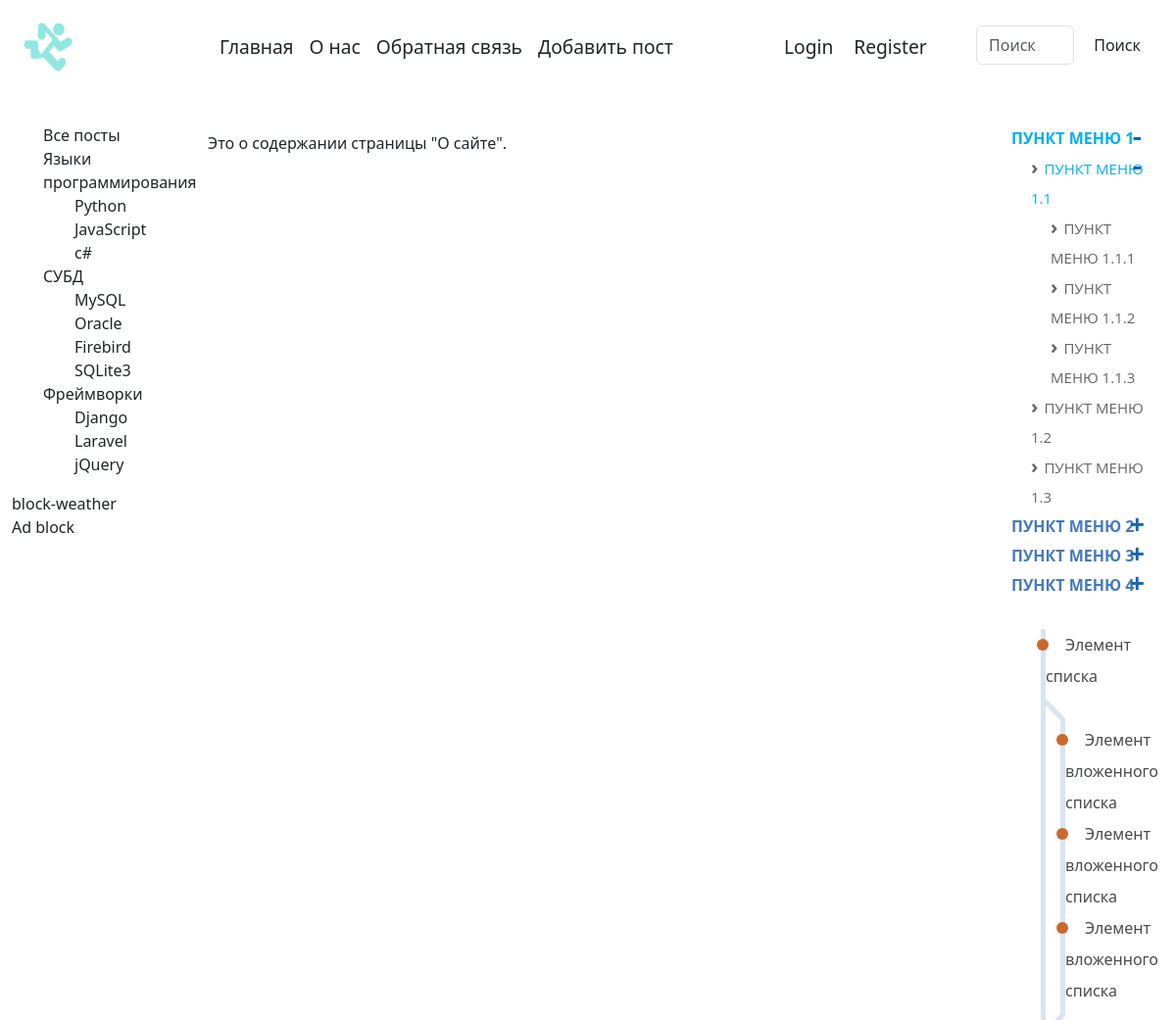
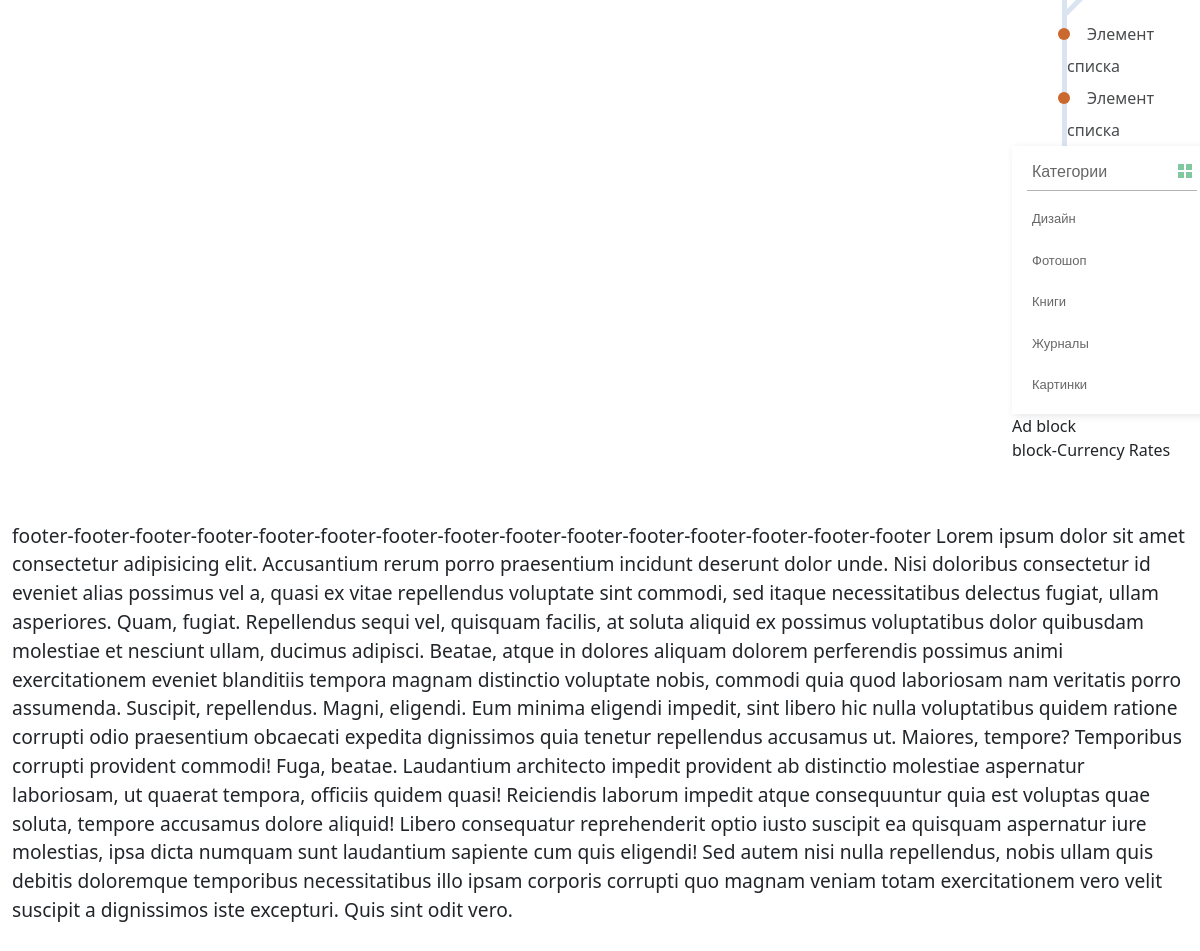
The page /about/ on the database its author committed (2 pictures, top to bottom).
### blog/models.py (models this page shows, shortened)
class ModelCategories(models.Model):
    name = models.CharField(max_length=100, db_index=True, verbose_name="Категория")
    slug = models.SlugField(max_length=255, unique=True, db_index=True, verbose_name="URL")
    class Meta:
        verbose_name = 'Категория'
        verbose_name_plural = 'Категории'
        ordering = ['id']

class ModelSubcategories(models.Model):
    category = models.ForeignKey(ModelCategories, on_delete=models.CASCADE, related_name='subcategories', verbose_name="Категория")
    name = models.CharField(max_length=100, db_index=True, verbose_name="Подкатегория")
    slug = models.SlugField(max_length=255, unique=True, db_index=True, verbose_name="URL")
    class Meta:
        verbose_name = 'Подкатегория'
        verbose_name_plural = 'Подкатегории'
        ordering = ['id']

### blog/views.py (the view)
# urls.py: path('about/', views.about, name='about'),
def about(request):
    context = {
        'title': 'О сайте',
        'page_content': 'Это о содержании страницы "О сайте".',
    }
    return render(request, 'blog/about.html', context)

### blog/templatetags/blog_tags.py (called while the page is built)
@register.simple_tag()
def get_horizontal_menu():
    return menu

@register.simple_tag(name='menu_cat_subcat')
def get_vertical_menu_posts():
    categories = ModelCategories.objects.all()
    subcategories = ModelSubcategories.objects.all()
    cat_subcat_menu = {
        'categories': categories,
        'subcategories': subcategories,
    }
    return cat_subcat_menu

### blog/templates/blog/about.html (shortened to what this page needs)
{% extends 'blog/base.html' %}
{% block content %}
<p>{{page_content}}</p>
{% endblock %}

### blog/templates/blog/base.html (shortened to what this page needs)
<!DOCTYPE html>
<html lang="en">
  <head>
    {% load static %} {% load blog_tags %}
    <link rel="stylesheet" href="{% static 'blog/css/bootstrap.min.css' %}" />
    <link
      type="text/css"
      href="{% static 'admin/css/custom_admin.css' %}"
      rel="stylesheet"
    />
    <link
      type="text/css"
      href="{% static 'blog/css/styles.css' %}"
      rel="stylesheet"
    />
  </head>
  <body>
    <div class="container-fluid mx-auto align-self-center">
      <header>
        <nav class="navbar navbar-expand-lg navbar-light bg-transparent">
          <div class="container-fluid">
            <div class="col-sm-6 col-md-6 col-lg-2 d-flex align-items-center">
              <a class="navbar-brand" href="{% url 'home' %}">
                <img
                  src="{% static 'blog/img/logo.png' %}"
                  alt="Elvand"
                  width="50"
                  height="50"
                />
              </a>
            </div>
            <div
              class="col-sm-6 col-md-6 col-lg-6 d-flex align-items-center justify-content-end"
            >
              <div class="collapse navbar-collapse" id="navbarSupportedContent">
                {% get_horizontal_menu as horizontal_menu %}
                <ul class="navbar-nav me-auto mb-2 mb-lg-0">
                  {% for item in horizontal_menu %}
                  <li class="nav-item">
                    <a class="nav-link" href="{% url item.url_name %}"
                      >{{ item.title }}</a
                    >
                  </li>
                  {% endfor %}
                </ul>
              </div>
            </div>
            <div class="col-md-12 col-lg-4">
              <div class="row">
                <div class="col-sm-12 col-md-7 col-lg-6">
                  {% if user.is_authenticated %}
                  <ul class="navbar-nav flex-row justify-content-start">
                    <li class="nav-item">
                      <a
                        class="nav-link"
                        href="{% url 'user_profile' user.username %}"
                        >{{ user.username }}&nbsp;</a
                      >
                    </li>
                    <li class="nav-item">
                      <a class="nav-link" href="{% url 'logout' %}">Logout</a>
                    </li>
                  </ul>
                  {% else %}
                  <ul class="navbar-nav flex-row justify-content-start">
                    <li class="nav-item">
                      <a class="nav-link" href="{% url 'login' %}"
                        >Login&nbsp;</a
                      >
                    </li>
                    <li class="nav-item">
                      <a class="nav-link" href="{% url 'register' %}"
                        >Register</a
                      >
                    </li>
                  </ul>
                  {% endif %}
                </div>
                <div class="col-sm-12 col-md-5 col-lg-6">
                  <form class="d-flex me-auto" role="search">
                    <input
                      class="form-control me-2"
                      type="search"
                      placeholder="Поиск"
                      aria-label="Search"
                    />
                    <button class="btn btn-outline-success" type="submit">
                      Поиск
                    </button>
                  </form>
                </div>
              </div>
            </div>
          </div>
        </nav>
      </header>
      <section class="row gy-5">
        <div class="col-md-2 d-none d-md-block">
          <nav class="vert_nav">
            {% menu_cat_subcat as menu_cs %}
            <ul>
              <li>
                <a href="{% url 'home' %}">Все посты</a>
              </li>
              {% for category in menu_cs.categories %}
              <li>
                <a href="{% url 'home' category_slug=category.slug %}"
                  >{{ category.name }}</a
                >
                <ul>
                  {% for subcategory in category.subcategories.all %}
                  <li>
                    <a
                      href="{% url 'home' category_slug=category.slug subcategory_slug=subcategory.slug %}"
                    >
                      {{ subcategory.name}}
                    </a>
                  </li>
                  {% endfor %}
                </ul>
              </li>
              {% endfor %}
            </ul>
          </nav>
          <div class="block">block-weather</div>
          <div class="block">Ad block</div>
        </div>
        <div class="col-12 col-md-8">{% block content %} {% endblock %}</div>
        <div class="col-md-2 d-none d-md-block">
          <div class="vertmenu">
            <ul>
              <li>
                <a class="active" href="#">Пункт меню 1</a>
                <label class="chka" for="1"></label>
                <ul style="display: none">
                  <li>
                    <a class="active" href="#">Пункт меню 1.1</a>
                    <label class="chka" for="1.1"></label>
                    <ul style="display: none">
                      <li>
                        <a href="#">Пункт меню 1.1.1</a>
                      </li>
                      <li>
                        <a href="#">Пункт меню 1.1.2</a>
                      </li>
                      <li>
                        <a href="#">Пункт меню 1.1.3</a>
                      </li>
                    </ul>
                  </li>
                  <li>
                    <a href="#">Пункт меню 1.2</a>
                  </li>
                  <li>
                    <a href="#">Пункт меню 1.3</a>
                  </li>
                </ul>
              </li>
              <li>
                <a href="#">Пункт меню 2</a>
                <label class="chka" for="2"></label>
              </li>
              <li>
                <a href="#">Пункт меню 3</a>
                <label class="chka" for="3"></label>
              </li>
              <li>
                <a href="#">Пункт меню 4</a>
                <label class="chka" for="4"></label>
              </li>
            </ul>
          </div>
          <div>
            <ul class="metro">
              <li>
                <a href="">Элемент списка</a>
                <ul>
                  <li><a href="">Элемент вложенного списка</a></li>
                  <li><a href="">Элемент вложенного списка</a></li>
                  <li><a href="">Элемент вложенного списка</a></li>
                </ul>
              </li>
              <li><a href="">Элемент списка</a></li>
              <li><a href="">Элемент списка</a></li>
            </ul>
          </div>
          <div class="category-wrap">
            <h3>Категории</h3>
            <ul>
              <li><a href="">Дизайн</a></li>
              <li><a href="">Фотошоп</a></li>
              <li><a href="">Книги</a></li>
              <li><a href="">Журналы</a></li>
              <li><a href="">Картинки</a></li>
            </ul>
          </div>
          <div class="block">Ad block</div>
          <div class="block">block-Currency Rates</div>
        </div>
      </section>
      <footer id="footer">
        footer-footer-footer-footer-footer-footer-footer-footer-footer-footer-footer-footer-footer-footer-footer
        Lorem ipsum dolor sit amet consectetur adipisicing elit. Accusantium
        rerum porro praesentium incidunt deserunt dolor unde. Nisi doloribus
        consectetur id eveniet alias possimus vel a, quasi ex vitae repellendus
        voluptate sint commodi, sed itaque necessitatibus delectus fugiat, ullam
        asperiores. Quam, fugiat. Repellendus sequi vel, quisquam facilis, at
        soluta aliquid ex possimus voluptatibus dolor quibusdam molestiae et
        nesciunt ullam, ducimus adipisci. Beatae, atque in dolores aliquam
        dolorem perferendis possimus animi exercitationem eveniet blanditiis
        tempora magnam distinctio voluptate nobis, commodi quia quod laboriosam
        nam veritatis porro assumenda. Suscipit, repellendus. Magni, eligendi.
        Eum minima eligendi impedit, sint libero hic nulla voluptatibus quidem
        ratione corrupti odio praesentium obcaecati expedita dignissimos quia
        tenetur repellendus accusamus ut. Maiores, tempore? Temporibus corrupti
        provident commodi! Fuga, beatae. Laudantium architecto impedit provident
        ab distinctio molestiae aspernatur laboriosam, ut quaerat tempora,
        officiis quidem quasi! Reiciendis laborum impedit atque consequuntur
        quia est voluptas quae soluta, tempore accusamus dolore aliquid! Libero
        consequatur reprehenderit optio iusto suscipit ea quisquam aspernatur
        iure molestias, ipsa dicta numquam sunt laudantium sapiente cum quis
        eligendi! Sed autem nisi nulla repellendus, nobis ullam quis debitis
        doloremque temporibus necessitatibus illo ipsam corporis corrupti quo
        magnam veniam totam exercitationem vero velit suscipit a dignissimos
        iste excepturi. Quis sint odit vero.
      </footer>
    </div>
  </body>
</html>

### blog/static/blog/css/styles.css (style rules this page uses)
.btn { border: 1px solid var(--colorB24); padding: 8px 12px; cursor: pointer; border-radius: 7px; font-size: 16px; text-align: center; text-decoration: none; display: inline-block; transition: background-color 0.3s, color 0.3s; background-color: var(--color13); color: var(--colorB15); }
header { padding: 10px 0; }
footer, section { padding: 30px 0; }
header, footer { font-size: 120%; color: var(--color15); background: url(../img/pattern.png), var(--colorA23); background: url(../img/pattern.png), -moz-linear-gradient(left, var(--colorA23) 0%, var(--color13) 100%); background: url(../img/pattern.png), -webkit-linear-gradient(left, var(--colorA23) 0%, var(--color13) 100%); background: url(../img/pattern.png), linear-gradient(to right, var(--colorA23) 0%, var(--color13) 100%); filter: progid:DXImageTransform.Microsoft.gradient(startColorstr=var(--colorA23), endColorstr=var(--color13), GradientType=1); background-size: contain; }
.navbar a { color: var(--color14); text-decoration: none; }
.vert_nav a { color: var(--color21); text-decoration: none; }
.vert_nav li { list-style-type: none; }
.form-control, .form-select, .form-textarea { width: 100%; }
.metro { list-style: none; padding: 0; margin: 30px 0 0 50px; border-left: 5px solid #DAE4F1; }
.metro li { line-height: 2em; }
.metro ul { margin: 20px 0 20px 15px; padding: 0; border: none; list-style: none; }
.metro ul:before, .metro ul:after { content: ""; width: 5px; height: 28px; background: #DAE4F1; position: relative; display: block; left: -9px; }
.metro ul:before { transform: rotate(-45deg); margin-top: -15px; }
.metro ul:after { transform: rotate(45deg); bottom: -20px; }
.metro ul li { border-left: 5px solid #DAE4F1; }
.metro ul li:first-child { margin-top: -5px; padding-top: 5px; }
.metro ul li:last-child { padding-bottom: 9px; margin-bottom: -25px; }
.metro a { text-decoration: none; display: block; font-family: 'Noto Sans', sans-serif; color: #4A4B4D; }
.metro a:before { content: ""; display: inline-block; background: #CA682D; width: 12px; height: 12px; left: -9px; position: relative; border-radius: 50%; margin-right: .5em; }
.category-wrap { padding: 15px; background: white; width: 200px; box-shadow: 2px 2px 8px rgba(0,0,0,.1); font-family: "Helvetica Neue", Helvetica, Arial, sans-serif; }
.category-wrap h3 { font-size: 16px; color: rgba(0,0,0,.6); margin: 0 0 10px; padding: 0 5px; position: relative; }
.category-wrap h3:after { content: ""; width: 6px; height: 6px; background: #80C8A0; position: absolute; right: 5px; bottom: 2px; box-shadow: -8px -8px #80C8A0, 0 -8px #80C8A0, -8px 0 #80C8A0; }
.category-wrap ul { list-style: none; margin: 0; padding: 0; border-top: 1px solid rgba(0,0,0,.3); }
.category-wrap li { margin: 12px 0 0 0px; }
.category-wrap a { text-decoration: none; display: block; font-size: 13px; color: rgba(0,0,0,.6); padding: 5px; position: relative; transition: .3s linear; }
.category-wrap a:after { content:"\f18e"; font-family: FontAwesome; position: absolute; right: 5px; color: white; transition: .2s linear; }
.vertmenu { margin: 0 20px; font-family: 'Open Sans', sans-serif; }
.vertmenu ul { list-style: none; margin: 0; padding: 0; }
.vertmenu ul li { position: relative; margin: 0; line-height: 30px; text-transform: uppercase; }
.vertmenu ul li li { padding-left:20px; }
.vertmenu .subCat, .chka { top: 0; right: 0px; position: absolute; cursor: pointer; }
.vertmenu .subCat.plus, .chka:before, .vertmenu .subCat.minus, .subCat:checked + .chka:before { content: '+'; font-size: 26px; color: #1266B1; font-weight: bold; font-family: Courier; }
.vertmenu .subCat.minus, .subCat:checked + .chka:before { content: '-'; }
.vertmenu a { color: #477AB9; font-size: 16px; font-weight:bold; text-decoration:none; }
.vertmenu ul li li a { color: #666; font-size: 15px; font-weight:normal; text-decoration:none; }
.vertmenu a.active { color: #00B1EC; }
.vertmenu > ul > li ul { display: none; }
.vertmenu > ul > li .subCat:checked ~ ul { display: block !important; }
.vertmenu ul li li a:before { content: '\203A'; font-size: 20px; padding-right: 6px; color: #666; font-weight: bold; }

### rows shown on the page
ModelCategories: name "Языки программирования"
ModelSubcategories: name "Python"
ModelSubcategories: name "JavaScript"
ModelSubcategories: name "c#"
ModelCategories: name "СУБД"
ModelSubcategories: name "MySQL"
ModelSubcategories: name "Oracle"
ModelSubcategories: name "Firebird"
ModelSubcategories: name "SQLite3"
ModelCategories: name "Фреймворки"
ModelSubcategories: name "Django"
ModelSubcategories: name "Laravel"
ModelSubcategories: name "jQuery"

### other values the page prints
{{ item.title }} "Главная" "О нас" "Обратная связь" "Добавить пост"
{{ page_content }} "Это о содержании страницы \"О сайте\"."
